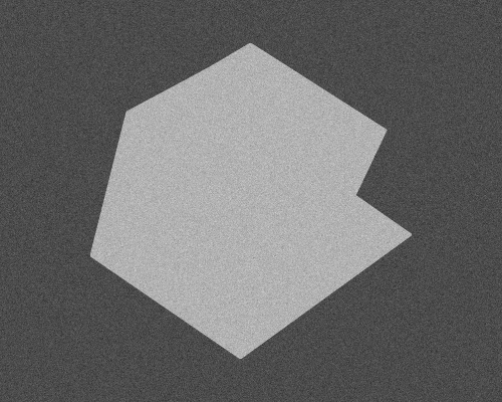
#> input picture 实验/数图第六次编程作业/image.png, 502 x 402 px
$ python '图像分割.py'
#> lines starting #> are read from the running program, lines starting #| are printed output that depends on the picture; after the words box and inside, x2 and y2 are one past the last pixel; in counts of white or black regions, pixels touching at a corner belong together
import cv2
import numpy as np
import matplotlib.pyplot as plt
font = {'family': 'MicroSoft YaHei',
        'weight': 'bold',
        'size': 'larger'}
(plt.rc("font", family='MicroSoft YaHei', weight="bold"))


def manual_otsu_thresholding(image_path):
    # 读取图像
#> called with image_path = 'image.png'
    image = cv2.imread(image_path, cv2.IMREAD_GRAYSCALE)
#> image is the input picture: shape (402, 502); min 47, max 205, mean 107.1

    # 计算直方图
    hist, bins = np.histogram(image.ravel(), 256, [0, 256])
#> hist = 256 values, max 10438 at index 75, min 0 at index 0, mean 788.3; bins = 257 values from 0 to 256

    # 总像素数
    total_pixels = image.size
#> total_pixels = 201804

    # 初始化变量
    current_max, threshold = 0, 0
    sum_total, sum_foreground = 0, 0
    weight_background, weight_foreground = 0, 0

    for i in range(256):
        sum_total += i * hist[i]
#> this loop made 256 passes
#> sum_total on passes 1 to 3: 0, 0, 0
#> after the loop, sum_total = 21604682

    for i in range(256):
        weight_background += hist[i]
        if weight_background == 0:
            continue
        weight_foreground = total_pixels - weight_background
        if weight_foreground == 0:
            break

        sum_foreground += i * hist[i]

        mean_background = sum_foreground / weight_background
        mean_foreground = (sum_total - sum_foreground) / weight_foreground

        # 计算类间方差
        between_class_variance = weight_background * weight_foreground * (mean_background - mean_foreground) ** 2

        # 找到最大类间方差对应的阈值
        if between_class_variance > current_max:
            current_max = between_class_variance
            threshold = i
#> this loop made 206 passes
#> (weight_background, weight_foreground, sum_foreground, mean_background, mean_foreground, between_class_variance, current_max) on pass 48: (1, 201803, 47, 47, 107.1, 727897160, 727897160)
#> (weight_background, weight_foreground, sum_foreground, mean_background, mean_foreground, current_max) on passes 50 to 55: (3, 201801, 145, 48.33, 107.1, 2.09e+09), (5, 201799, 245, 49, 107.1, 3.4e+09), (9, 201795, 449, 49.89, 107.1, 5.94e+09), (12, 201792, 605, 50.42, 107.1, 7.77e+09), (23, 201781, 1188, 51.65, 107.1, 1.42e+10), (33, 201771, 1728, 52.36, 107.1, 1.99e+10)
#> after the loop, current_max = 8.96e+13; sum_foreground = 21604477; threshold = 126; weight_background = 201804

    # 应用阈值
    _, binary_image = cv2.threshold(image, threshold, 255, cv2.THRESH_BINARY)
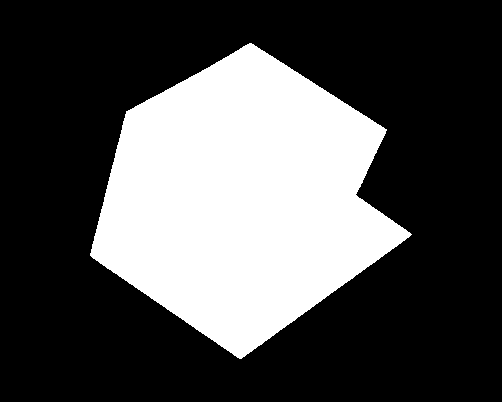
#> binary_image: shape (402, 502); 30.9% white; 1 white region, box (x1, y1, x2, y2) and area: (90, 43, 412, 359) 62374

    return binary_image

# 使用手动实现的Otsu方法对image.png进行分割
binary_image = manual_otsu_thresholding('image.png')

# 显示结果
plt.figure(figsize=(10, 5))
plt.subplot(1, 2, 1)
plt.title("原始图像")
plt.imshow(cv2.imread('image.png', cv2.IMREAD_GRAYSCALE), cmap='gray')
plt.axis('off')

plt.subplot(1, 2, 2)
plt.title("Otsu阈值化结果")
plt.imshow(binary_image, cmap='gray')
plt.axis('off')

plt.tight_layout()
plt.show()
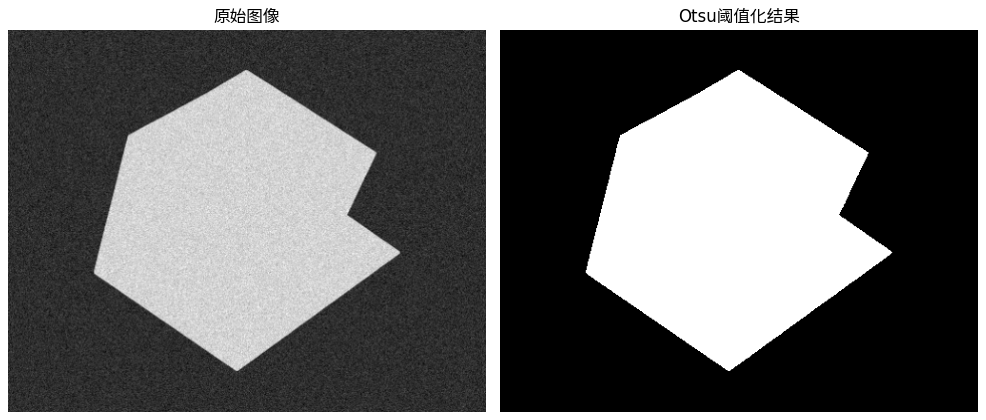
#> figure drawn by matplotlib, 2 panels
